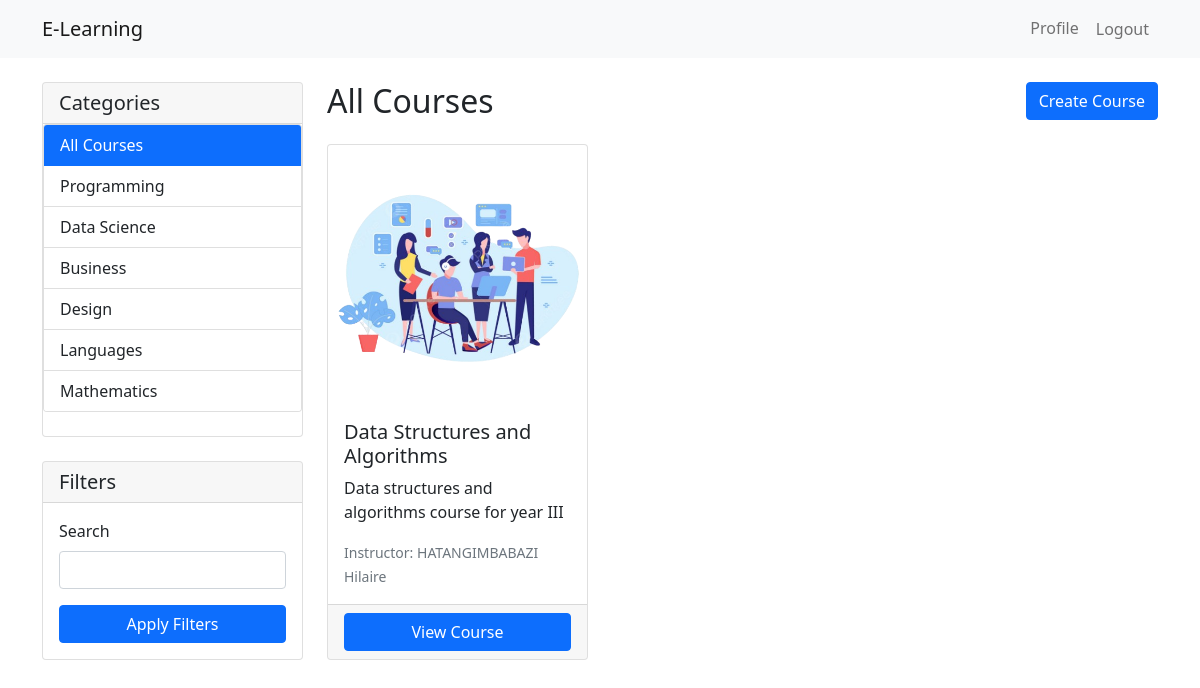
The app's page / (signed in) with its own data.
### courses/models.py (models this page shows, shortened)
class Category(models.Model):
    name = models.CharField(max_length=100)
    description = models.TextField(blank=True)
    class Meta:
        verbose_name_plural = "Categories"

class Course(models.Model):
    title = models.CharField(max_length=200)
    description = models.TextField()
    instructor = models.ForeignKey(
        settings.AUTH_USER_MODEL,
        on_delete=models.CASCADE,
        related_name='courses'
    )
    category = models.ForeignKey(
        Category,
        on_delete=models.SET_NULL,
        null=True,
        related_name='courses'
    )
    image = models.ImageField(upload_to='course_images/', null=True, blank=True)
    created_at = models.DateTimeField(auto_now_add=True)
    updated_at = models.DateTimeField(auto_now=True)
    enrolled_students = models.ManyToManyField(settings.AUTH_USER_MODEL, related_name='enrolled_courses', blank=True)

### users/models.py (models this page shows, shortened)
class CustomUser(AbstractUser):
    ROLE_CHOICES = [
        ('student', 'Student'),
        ('instructor', 'Instructor'),
    ]
    role = models.CharField(max_length=10, choices=ROLE_CHOICES, default='student')
    is_instructor = models.BooleanField(default=False)
    is_student = models.BooleanField(default=True)

### courses/views.py (the view)
# urls.py: path('', views.course_list, name='list'),
@login_required
def course_list(request):
    search_query = request.GET.get('search', '')
    category_id = request.GET.get('category')
    courses = Course.objects.all()
    if search_query:
        courses = courses.filter(title__icontains=search_query)
    if category_id:
        courses = courses.filter(category_id=category_id)
    categories = Category.objects.all()
    context = {
        'courses': courses,
        'categories': categories,
        'selected_category': None,
    }
    return render(request, 'courses/course_list.html', context)

### templates/courses/course_list.html
{% extends "base.html" %}
{% block content %}
<div class="container mt-4">
    <div class="row">
        <div class="col-md-3">
            <div class="card mb-4">
                <div class="card-header">
                    <h5 class="mb-0">Categories</h5>
                </div>
                <div class="card mb-4">
                    <div class="list-group list-group-flush">
                        <a href="{% url 'home' %}"
                           class="list-group-item list-group-item-action {% if not selected_category %}active{% endif %}">
                            All Courses
                        </a>
                        {% for category in categories %}
                            <a href="{% url 'courses:category' category.id %}"
                               class="list-group-item list-group-item-action {% if selected_category == category %}active{% endif %}">
                                {{ category.name }}
                            </a>
                        {% endfor %}
                    </div>
                </div>
            </div>
            <div class="card">
                <div class="card-header">
                    <h5 class="mb-0">Filters</h5>
                </div>
                <div class="card-body">
                    <form method="get">
                        <div class="mb-3">
                            <label for="search" class="form-label">Search</label>
                            <input type="text" class="form-control" id="search" name="search"
                                   value="{{ request.GET.search|default:'' }}">
                        </div>
                        <button type="submit" class="btn btn-primary w-100">Apply Filters</button>
                    </form>
                </div>
            </div>
        </div>
        <div class="col-md-9">
            <div class="d-flex justify-content-between align-items-center mb-4">
                <h2 class="mb-0">
                    {% if selected_category %}
                        {{ selected_category.name }}
                    {% else %}
                        All Courses
                    {% endif %}
                </h2>
                {% if user.role == 'instructor' %}
                    <a href="{% url 'courses:create' %}" class="btn btn-primary">Create Course</a>
                {% endif %}
            </div>
            {% if courses %}
                <div class="row row-cols-1 row-cols-md-2 row-cols-lg-3 g-4">
                    {% for course in courses %}
                        <div class="col">
                            <div class="card h-100">
                                {% if course.image %}
                                    <img src="{{ course.image.url }}" class="card-img-top" alt="{{ course.title }}">
                                {% endif %}
                                <div class="card-body">
                                    <h5 class="card-title">{{ course.title }}</h5>
                                    <p class="card-text">{{ course.description|truncatewords:20 }}</p>
                                    <p class="card-text">
                                        <small class="text-muted">
                                            Instructor: {{ course.instructor.get_full_name|default:course.instructor.username }}
                                        </small>
                                    </p>
                                </div>
                                <div class="card-footer">
                                    <a href="{% url 'courses:detail' course.id %}" class="btn btn-primary w-100">
                                        View Course
                                    </a>
                                </div>
                            </div>
                        </div>
                    {% endfor %}
                </div>
            {% else %}
                <div class="alert alert-info">
                    No courses found. {% if user.role == 'instructor' %}Why not <a href="{% url 'courses:create' %}">create one</a>?{% endif %}
                </div>
            {% endif %}
        </div>
    </div>
</div>
{% endblock %}

### records on screen
Category: name "Programming"
Category: name "Data Science"
Category: name "Business"
Category: name "Design"
Category: name "Languages"
Category: name "Mathematics"
Course: image (picture), title "Data Structures and Algorithms", description "Data structures and algorithms course for year III", instructor.get_full_name "HATANGIMBABAZI Hilaire"
